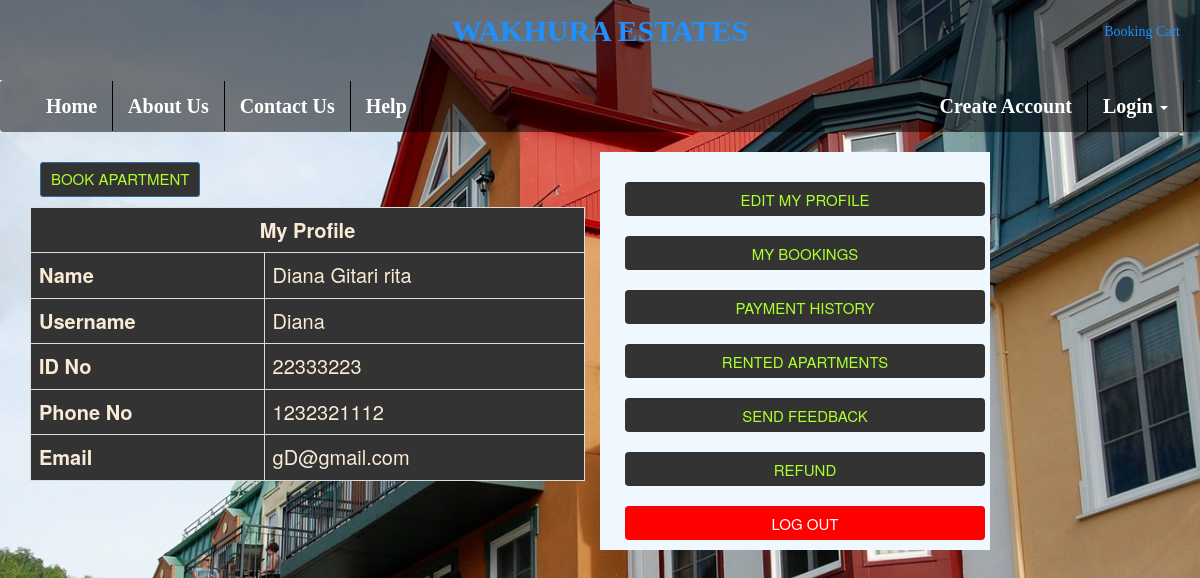
The app's page /profile.php (signed in) with its own data.
### tables this page shows
CREATE TABLE `tenants` (
  `tenant_id` int(11) NOT NULL,
  `first_name` varchar(30) NOT NULL,
  `middle_name` varchar(30) NOT NULL,
  `last_name` varchar(30) NOT NULL,
  `username` varchar(30) NOT NULL,
  `id_no` varchar(30) NOT NULL,
  `phone_no` varchar(30) NOT NULL,
  `email` varchar(30) NOT NULL,
  `tenant_status` varchar(30) NOT NULL DEFAULT 'Pending',
  `account_remarks` text NOT NULL,
  `password` varchar(11) NOT NULL
);

### profile.php (the view, shortened to what this page needs)
<?php
include('assets/connection.php');
include('assets/pageNav.php');
?>
<!DOCTYPE html>
<html>
<head>
<link href="css/bootstrap.min.css" type="text/css" rel="stylesheet">
<link href="css/sweetalert.css" type="text/css" rel="stylesheet">
<link href="css/profile.css" type="text/css"rel="stylesheet">
</head>
<body>
<div class="container">
<div class="row"  >
<div class="col-lg-6 col-md-6 table-responsive" ->
<a href="index.php" class="btn btn-primary btn-sm">Book Apartment</a>
<table class="table table-bordered">
<th colspan="2" style="text-align: center">My Profile</th>
<?php
$select="SELECT * FROM tenants WHERE tenant_id='".$_SESSION['tenantID']."'";
$record=mysqli_query($conn,$select);
while ($row=mysqli_fetch_array($record)){
echo '
<tr>
<td><b>Name </b></td> <td>'.$row['first_name'].' '.$row['middle_name'].' '.$row['last_name'].' </td></tr>
<tr><td><b>Username </b></td> <td>'.$row['username'].' </td></tr>
<tr><td><b>ID No </b></td> <td>'.$row['id_no'].' </td></tr>
<tr><td><b>Phone No </b></td> <td> '.$row['phone_no'].'</td></tr>
<tr><td><b>Email </b></td> <td>'.$row['email'].' </td></tr>';
}
?>
</table>
</div>
<div class="col-md-4 col-lg-4" style="background-color: aliceblue"><br>
<a href="edit_profile.php"><button class="form-control btn">Edit My profile </button></a><br/>
<a href="booking_history.php"><button class="form-control btn">My Bookings</button></a><br/>
<a href="rent_payment_history.php"><button class="form-control btn">Payment History </button></a><br/>
<a href="rented_houses.php"><button class="form-control btn">Rented Apartments  </button></a><br/>
<a href="send_feedback.php"><button class="form-control btn">Send Feedback</button></a><br/>
<a href="refund.php"><button class="form-control btn">Refund </button></a><br/>
<a href="logout.php" class="btn form-control btn-log" value="Log Out">Log Out</a><br/>
</div>
</div>
</div>
</body>
</html>

### css/profile.css (style rules this page uses)
body { background-image: url("../images/homeimg.jpg"); background-repeat: no-repeat; background-size: cover; }
.table { background-color: #333; color: #faebd7; font-weight: 400; font-size: 2rem; }
.btn { background-color: #333; color: #adff2f; font-size: 1.5rem; margin: 1rem; text-transform: uppercase; }
.btn-log { background-color: red; text-decoration: none; color: #fff; text-align: center; }

### assets/pageNav.php (style rules this page uses)
* { margin: 0; padding: 0; box-sizing: border-box; }

### records on screen
tenants: first_name "Diana", middle_name "Gitari", last_name "rita", username "Diana", id_no "22333223", phone_no "1232321112", email "gD@gmail.com"
